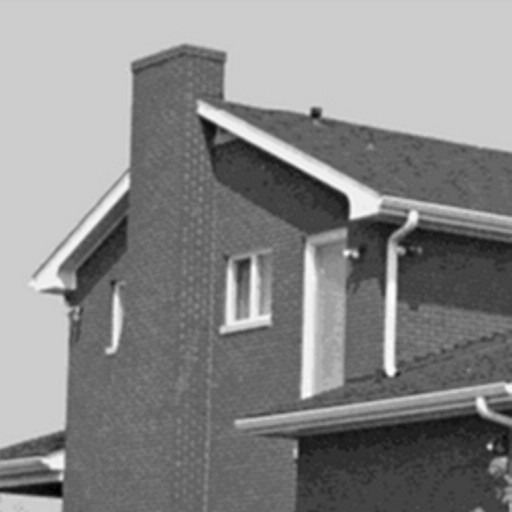
#> input picture lab2/images/house.jpg, 512 x 512 px
$ python canny_edge_detector.py
#> lines starting #> are read from the running program, lines starting #| are printed output that depends on the picture; after the words box and inside, x2 and y2 are one past the last pixel; in counts of white or black regions, pixels touching at a corner belong together
from PIL import Image
import numpy as np
import matplotlib.pyplot as plt
import scipy
import scipy.ndimage

def non_maximum_suppresion(gradient_image, angles):
   assert gradient_image.shape == angles.shape

   suppressed_image = np.zeros_like(gradient_image)

   for y in range(gradient_image.shape[0]):
      for x in range(gradient_image.shape[1]):
         angle = angles[y,x]
         angle = abs(angle % 180)

         if 0 <= angle < 22.5:
            neighbours = [[0,-1],[0,1]]
         elif 22.5 <= angle < 67.5:
            neighbours = [[-1,+1],[1,-1]]
         elif 67.5 <= angle < 112.5:
            neighbours = [[-1,0],[1,0]]
         elif 112.5 <= angle < 157.5:
            neighbours = [[-1,-1],[1,1]]
         else:
            neighbours = [[0,-1], [0,1]]

         g = gradient_image[y, x]
         y1, x1 = max(min(y + neighbours[0][0], gradient_image.shape[0] - 1), 0), max(min(x + neighbours[0][1], gradient_image.shape[1] - 1), 0)
         y2, x2 = max(min(y + neighbours[1][0], gradient_image.shape[0] - 1), 0), max(min(x + neighbours[1][1], gradient_image.shape[1] - 1), 0)

         g1 = gradient_image[y1, x1]
         g2 = gradient_image[y2, x2]

         if g >= g1 and g >= g2:
                suppressed_image[y, x] = g

   return suppressed_image

def detect_edges(gradient_image, upper_threshold, lower_threshold, binarize=False):
   image_w_strong_edges = np.zeros_like(gradient_image)
   image_with_weak_edges = np.zeros_like(gradient_image)

   if binarize:
      image_w_strong_edges = np.where(gradient_image >= upper_threshold, 255, 0)
   else:
      image_w_strong_edges = np.where(gradient_image >= upper_threshold, gradient_image, 0)

   kernel = np.ones((3,3))

   strong_neighbours = scipy.ndimage.convolve((image_w_strong_edges > 0).astype(int), kernel, mode='constant')

   weak_edges_mask = np.logical_and(gradient_image > lower_threshold, gradient_image < upper_threshold)

   has_strong_neigbour = strong_neighbours > 0

   if binarize:
      image_with_weak_edges = np.where(np.logical_and(weak_edges_mask, has_strong_neigbour), 255, 0)
   else:
      image_with_weak_edges = np.where(np.logical_and(weak_edges_mask, has_strong_neigbour), gradient_image, 0)

   return image_w_strong_edges, image_with_weak_edges

PARAMS = {
   'fer_logo' : {
      'path' : "./images/fer_logo.jpg",
      'sigma' : 1.5,
      'min_val' : 10,
      'max_val' : 90
   },
   'house'  : {
      'path' : "./images/house.jpg",
      'sigma' : 1.5,
      'min_val' : 10,
      'max_val' : 90
   }
}

sobel_operator_x = np.array([
   [-1, 0, 1],
   [-2, 0, 2],
   [-1, 0, 1]
])

sobel_operator_y = np.array([
   [1, 2, 1],
   [0, 0, 0],
   [-1, -2, -1]
])

image_name = "house"
image = np.array(Image.open(PARAMS[image_name]['path']),dtype=np.float32)

image_smoothed = scipy.ndimage.gaussian_filter(input = image,
                                                  sigma = PARAMS[image_name]['sigma'])

gradient_x = scipy.ndimage.convolve(input = image_smoothed,
                                    weights=sobel_operator_x
                                    )

gradient_y = scipy.ndimage.convolve(input = image_smoothed,
                                    weights=sobel_operator_y
                                    )
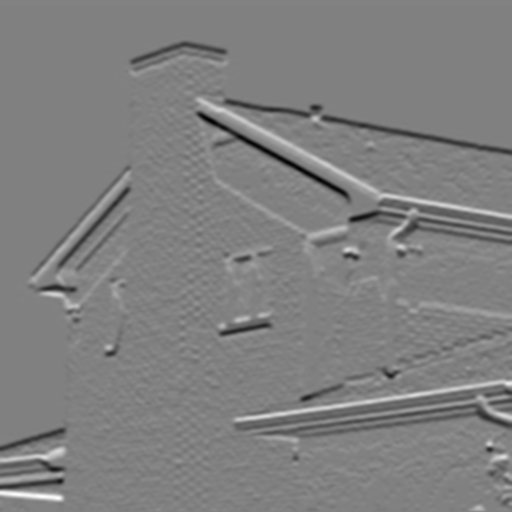
#> gradient_y: shape (512, 512) float32; min -285.5, max 279.4, mean -1.6; drawn with min black and max white

G = np.sqrt(gradient_x**2 + gradient_y**2)
G = (G / G.max()) * 255

phi = np.degrees(np.arctan2(gradient_y, gradient_x))
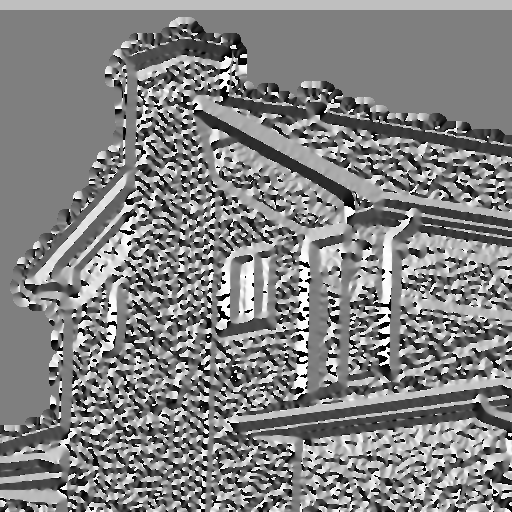
#> phi: shape (512, 512) float32; min -180, max 180, mean 4.3; drawn with min black and max white

fig, ax = plt.subplots(1,1)
ax.imshow(G,cmap="gray")
ax.set_title("Normalized values of G")
plt.savefig(f"./images/interim/canny/{image_name}/gradient.jpg")

suppressed_image = non_maximum_suppresion(G,phi)
#> after the loop in non_maximum_suppresion, `for y in range(gradient_image.shape[0]):`:
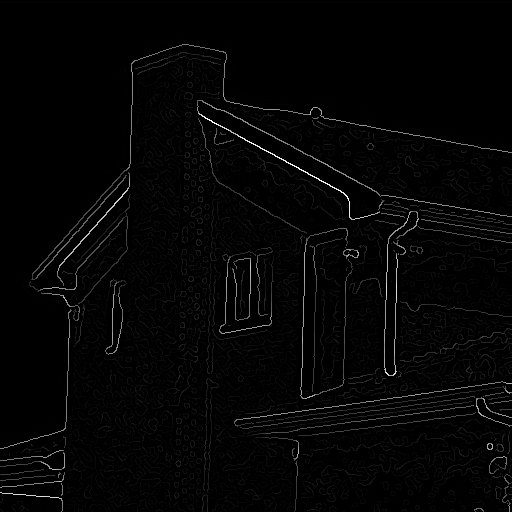
#> suppressed_image: shape (512, 512) float32; min 0, max 255, mean 4.6

plt.imshow(suppressed_image,cmap="gray")
ax.set_title("G after nms")
plt.savefig(f"./images/interim/canny/{image_name}/suppressed.jpg")


img_strong_edges, img_weak_edges = detect_edges(gradient_image=suppressed_image,
                                                lower_threshold= PARAMS[image_name]['min_val'],
                                                upper_threshold= PARAMS[image_name]['max_val'],
                                                binarize= True
                                                )
#> in detect_edges, `image_w_strong_edges = np.where(gradient_image >= upper_threshold, 255..`:
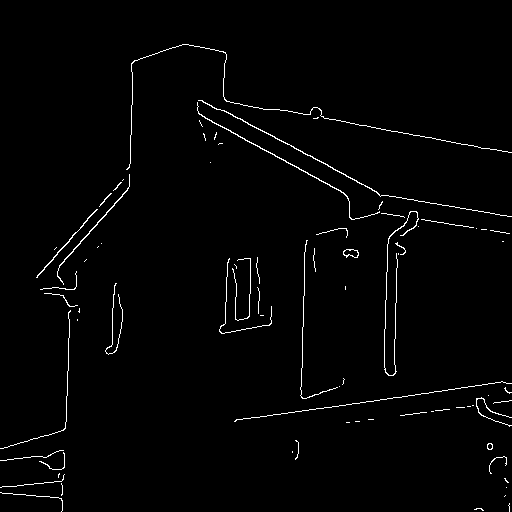
#> image_w_strong_edges: shape (512, 512) int64; 1.6% white in thin lines or dots
#> in detect_edges, `strong_neighbours = scipy.ndimage.convolve((image_w_strong_edges > 0)...`:
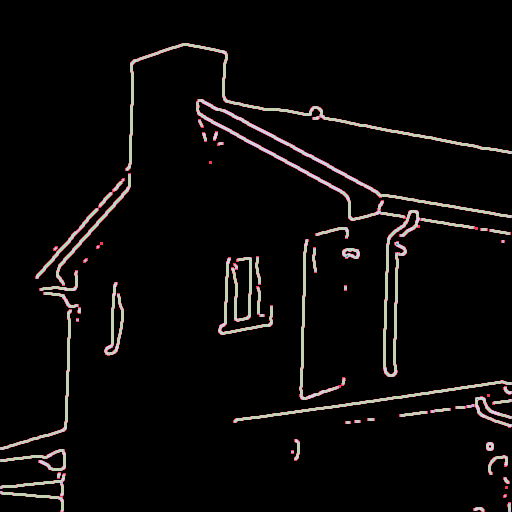
#> strong_neighbours: shape (512, 512) int64; 7 distinct labels, from 0 to 6; one colour per label, 0 black
#> in detect_edges, `weak_edges_mask = np.logical_and(gradient_image > lower_threshold, gra..`:
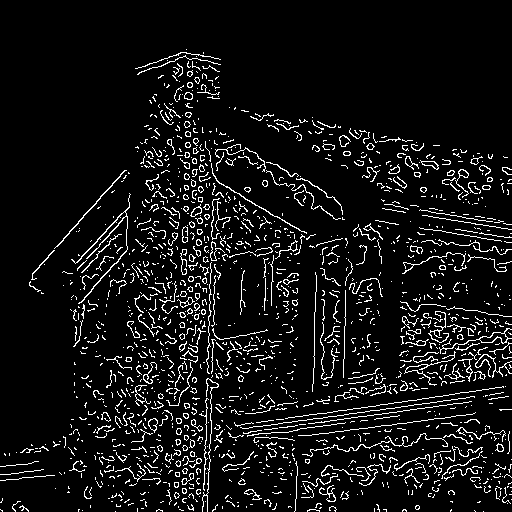
#> weak_edges_mask: shape (512, 512) bool; 7.8% white in thin lines or dots
#> in detect_edges, `has_strong_neigbour = strong_neighbours > 0`: has_strong_neigbour: shape (512, 512) bool; 5.3% white; 50 white regions (10 under 20 px), largest, box (x1, y1, x2, y2) and area: (196, 99, 512, 377) 3746, (125, 43, 512, 171) 1872, (233, 380, 512, 423) 923
#> in detect_edges, `image_with_weak_edges = np.where(np.logical_and(weak_edges_mask, has_s..`: image_with_weak_edges: shape (512, 512) int64; 0.07% white in thin lines or dots, all inside (x1, y1, x2, y2) = (35, 100, 511, 512)

plt.imshow(img_strong_edges,cmap="gray")
ax.set_title("Strong edges")
plt.savefig(f"./images/interim/canny/{image_name}/strong_edges.jpg")

plt.imshow(img_weak_edges,cmap="gray")
ax.set_title("Weak edges")
plt.savefig(f"./images/interim/canny/{image_name}/weak_edges.jpg")

plt.imshow(img_strong_edges + img_weak_edges,cmap="gray")
ax.set_title("Strong + weak edges")
plt.savefig(f"./images/interim/canny/{image_name}/all_edges.jpg")
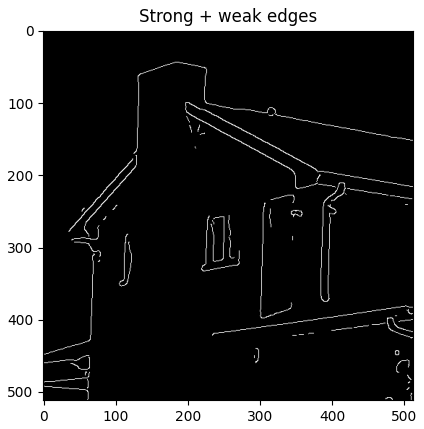
#> figure drawn by matplotlib, 1 panel

plt.show()
